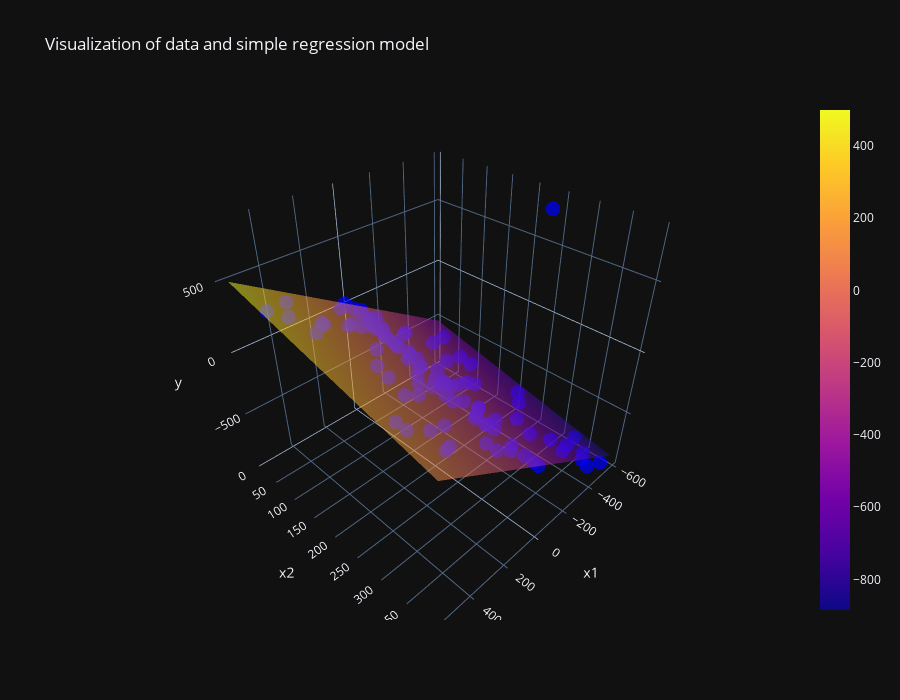

Notebook code cell kept with this figure:
### Code cell
X = df[['x1', 'x2']]
y = df['y']

model = LinearRegression()
model.fit(X, y)

a, b = model.coef_
c = model.intercept_

x1_range = np.linspace(df['x1'].min(), df['x1'].max(), 30)
x2_range = np.linspace(df['x2'].min(), df['x2'].max(), 30)
x1_surf, x2_surf = np.meshgrid(x1_range, x2_range)
y_surf = a * x1_surf + b * x2_surf + c


fig = go.Figure()
fig.add_trace(go.Scatter3d(
    x=df['x1'], y=df['x2'], z=df['y'],
    mode='markers',
    marker=dict(size=5, color='blue', opacity=0.7),
    name='Dane'
))
fig.add_trace(go.Surface(
    x=x1_surf, y=x2_surf, z=y_surf,
    opacity=0.5,
))
fig.update_layout(
    scene=dict(
        xaxis_title='x1',
        yaxis_title='x2',
        zaxis_title='y'
    ),
    title="Visualization of data and simple regression model",
    width=900,
    height=700
)

fig.show()
